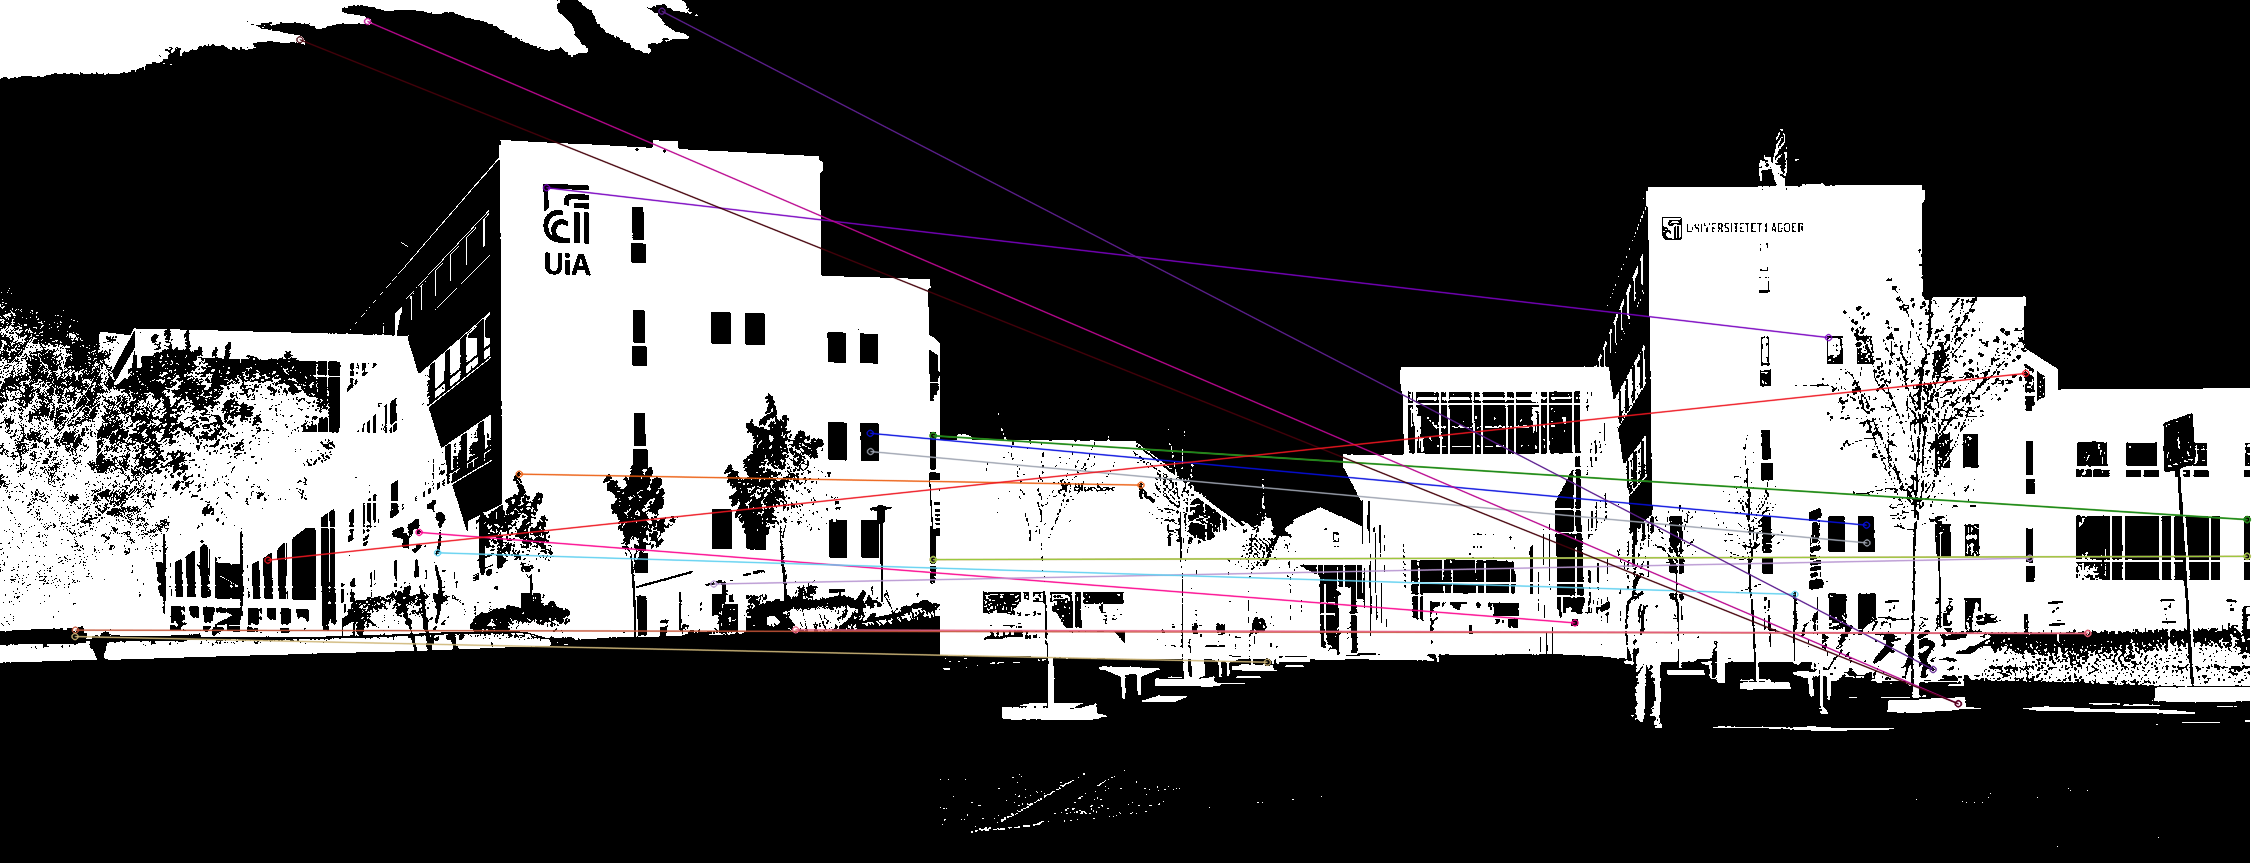

Python code for this plot:
import cv2
import numpy as np
import os
import matplotlib.pyplot as plt
from sklearn.metrics import confusion_matrix, ConfusionMatrixDisplay
import time


def preprocess_fingerprint(image_path):
    img = cv2.imread(image_path, 0)
    _, img_bin = cv2.threshold(img, 0, 255, cv2.THRESH_BINARY_INV + cv2.THRESH_OTSU)
    return img_bin


def match_fingerprints(img1_path, img2_path):
    img1 = preprocess_fingerprint(img1_path)
    img2 = preprocess_fingerprint(img2_path)

    # Initialize SIFT detector
    sift = cv2.SIFT_create(nfeatures=1000)

    # Find keypoints and descriptors
    kp1, des1 = sift.detectAndCompute(img1, None)
    kp2, des2 = sift.detectAndCompute(img2, None)
    if des1 is None or des2 is None:
        return 0, None  # Return 0 matches if no descriptors found

    # FLANN parameters (KD-tree for SIFT)
    index_params = dict(algorithm=1, trees=5)  # KD-tree
    search_params = dict(checks=50)  # Number of checks for nearest neighbors
    flann = cv2.FlannBasedMatcher(index_params, search_params)

    # KNN Match
    matches = flann.knnMatch(des1, des2, k=2)

    # Apply Lowe's ratio test (keep only good matches)
    good_matches = [m for m, n in matches if m.distance < 0.7 * n.distance]

    # Draw only good matches
    match_img = cv2.drawMatches(img1, kp1, img2, kp2, good_matches, None,
                                flags=cv2.DrawMatchesFlags_NOT_DRAW_SINGLE_POINTS)
    return len(good_matches), match_img


def process_dataset(dataset_path, results_folder):
    threshold = 15  # Adjust this based on tests
    y_true = []  # True labels (1 for same, 0 for different)
    y_pred = []  # Predicted labels
    start_time = time.time()

    os.makedirs(results_folder, exist_ok=True)
    for folder in sorted(os.listdir(dataset_path)):
        folder_path = os.path.join(dataset_path, folder)
        if os.path.isdir(folder_path):  # Check if it's a valid directory
            image_files = [f for f in os.listdir(folder_path) if f.endswith(('.tif', '.png', '.jpg'))]
            if len(image_files) != 2:
                print(f"Skipping {folder}, expected 2 images but found {len(image_files)}")
                continue
            img1_path = os.path.join(folder_path, image_files[0])
            img2_path = os.path.join(folder_path, image_files[1])
            match_count, match_img = match_fingerprints(img1_path, img2_path)

            # Determine the ground truth
            actual_match = 1 if "same" in folder.lower() else 0  # 1 for same, 0 for different
            y_true.append(actual_match)

            # Decision based on good matches count
            predicted_match = 1 if match_count > threshold else 0
            y_pred.append(predicted_match)
            result = "sift_flann_matched" if predicted_match == 1 else "sift_flann_unmatched"
            print(f"{folder}: {result.upper()} ({match_count} good matches)")
            if match_img is not None:
                match_img_filename = f"{folder}_{result}.png"
                match_img_path = os.path.join(results_folder, match_img_filename)
                cv2.imwrite(match_img_path, match_img)
                print(f"Saved match image at: {match_img_path}")

    match_count, match_img = match_fingerprints("UiA_image/pair_image/UiA_1.jpg", "UiA_image/pair_image/UiA_2.png")
    print(f"Good matches: {match_count}")
    cv2.imwrite("SIFT_FLANN_UiA.png", match_img)

    end_time = time.time()
    elapsed = end_time - start_time
    print(f"Total runtime: {elapsed:.2f} seconds")


# Example usage
dataset_path = r"C:\Users\mhjul\Semester 5\ikt213g26h\Figureprint_matching\UiA_image"
results_folder = r"C:\Users\mhjul\Semester 5\ikt213g26h\Figureprint_matching\sift_flann_UiA"
process_dataset(dataset_path, results_folder)
